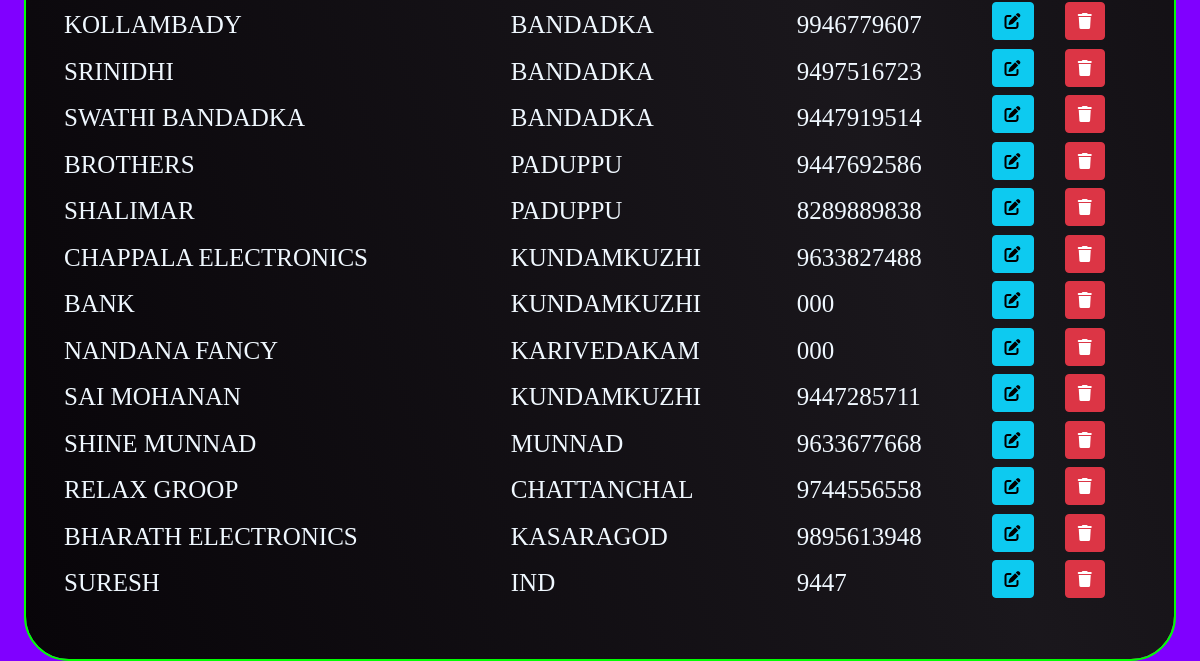
The app's page /master (lower part), older data.
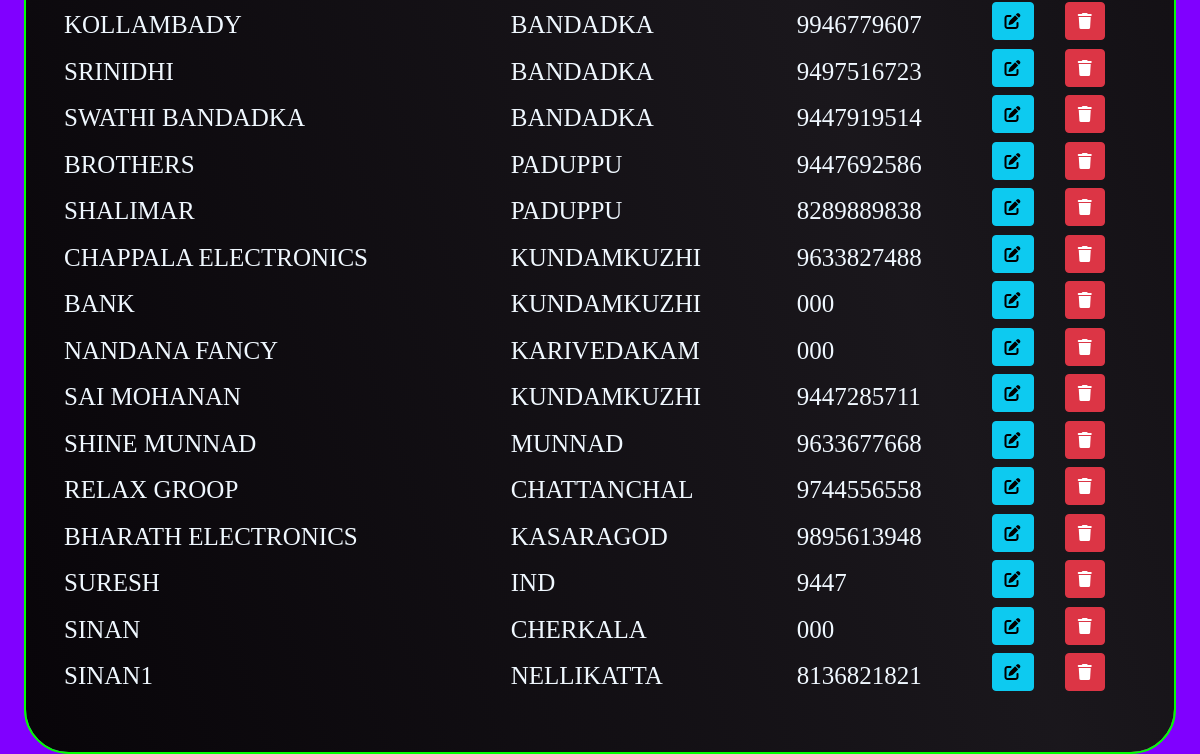
The same page, newer data.
### d2h_manager/models.py (models this page shows, shortened)
class retailer_master(models.Model):
    r_name=models.CharField(max_length=50 ,null=True)
    address=models.CharField(max_length=50 ,null=True)
    ph_no=models.CharField(max_length=50 ,null=True)

### d2h_manager/views.py (the view)
# urls.py: path('master',views.master,name='master'),
def master(request):
    products = product_master.objects.all()
    boxes = box_master.objects.all()
    retailers = retailer_master.objects.all()
    return render(request, 'master.html', {'products': products, 'boxes': boxes, 'retailers': retailers})

### d2h_manager/templates/master.html (shortened to what this page needs)
{% extends 'blank_layout.html' %}
{% load static %}
{% block content %}
<section class="container-fluid">
    <div class="col-12">
        <div class="row">
            <div class="container1">
                <div style="padding-top: 30px;">
                    <div class="container-card bg-yellow-box ">
                        <div class="col-12 col-lg-12 ">
                            <ul>
                                <li>
                                    <br>
                                    <table class="w-100">
                                        {% for product_obj in retailers %}
                                        <tr>
                                            <td class="pt-2">
                                                <h7 class="h12" style="color: aliceblue;">{{product_obj.r_name | upper}} &nbsp;
                                                </h7>
                                            </td>
                                            <td class="pt-2">
                                                <h7 class="h12" style="color: aliceblue;">{{product_obj.address | upper}} &nbsp;
                                                </h7>
                                            </td>
                                            <td class="pt-2">
                                                <h7 class="h12" style="color: aliceblue;">{{product_obj.ph_no | upper}} &nbsp;
                                                </h7>
                                            </td>
                                            <td>
                                                <a href="{% url 'retailer_edit' product_obj.id %}"
                                                    style="text-decoration: none;">
                                                    <div class="btn-group" role="group" aria-label="Third group">
                                                        <button type="button" class="btn btn-info "><i
                                                                class="fa-solid fa-pen-to-square"></i></button>
                                                    </div>
                                                </a> &nbsp;
                                            </td>
                                            <td>
                                                <a href="{% url 'retailer_dlt' product_obj.id %}"
                                                    style="text-decoration: none;">
                                                    <div class="btn-group" role="group" aria-label="Third group">
                                                        <button type="button" class="btn btn-danger "><i
                                                                class="fa-solid fa-trash"></i></button>
                                                    </div>
                                                </a> &nbsp;
                                            </td>
                                        </tr>
                                        {% endfor %}
                                    </table>
                                </li>
                            </ul>
                        </div>
                    </div>
                </div>
            </div>
        </div>
    </div>
</section>
{% endblock %}

### d2h_manager/templates/blank_layout.html (shortened to what this page needs)
{% load static %}
{% include 'navbar.html' %}
<link rel="stylesheet" href="{% static 'style.css'%}">
<link href="https://cdn.jsdelivr.net/npm/bootstrap@5.0.2/dist/css/bootstrap.min.css" rel="stylesheet"
>
    <link rel="stylesheet" href="https://cdnjs.cloudflare.com/ajax/libs/font-awesome/6.5.1/css/all.min.css">
    <link rel="stylesheet" href="https://stackpath.bootstrapcdn.com/bootstrap/5.1.3/css/bootstrap.min.css">
{% block content %}
{% endblock %}

### d2h_manager/templates/navbar.html (shortened to what this page needs)
{% load static %}
<!doctype html>
<html lang="en">
<head>
    <link href="https://cdn.jsdelivr.net/npm/bootstrap@5.3.2/dist/css/bootstrap.min.css" rel="stylesheet"
>
    <link rel="stylesheet" href="style10.css">
</head>
<body style="background:#8000ff;">
</body>
</html>

### d2h_manager/static/style.css (style rules this page uses)
ul li { list-style: none; margin-left: -35px; margin-top: 11px; text-decoration: none; }
.bg-green-box, .bg-white-box, .bg-yellow-box, .bg-blue-box { position: relative; }
.bg-green-box::after, .bg-white-box::after, .bg-yellow-box::after, .bg-blue-box::after { position: absolute; top: -1px; bottom: -1px; left: -1px; right: -1px; content: ""; z-index: -1; border-radius: 45px; }
.bg-yellow-box::after { background: linear-gradient(71deg, #110e0e, #afa220, #110e0e); }

Row changes from the older to the newer data that the page shows:
added retailer_master: r_name "SINAN", address "CHERKALA", ph_no "000"
added retailer_master: r_name "SINAN1", address "NELLIKATTA", ph_no "8136821821"
